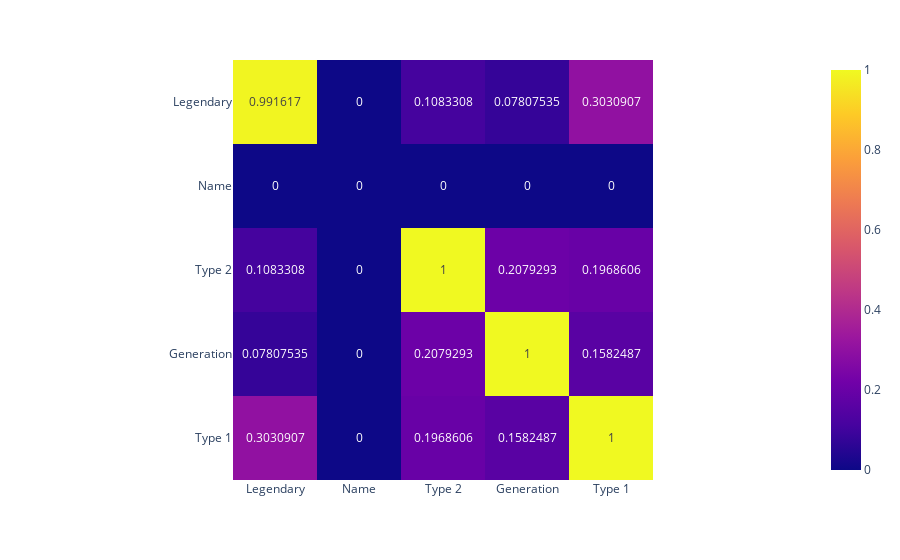

Notebook code for this chart:
### Markdown cell above
## Heatmaps for qualitative correlations

### Code cell
# git clone https://github.com/ayanatherate/dfcorrs.git
# cd dfcorrs 
# pip install -r requirements.txt

from dfcorrs.cramersvcorr import Cramers
cram=Cramers()
# cram.corr(df_pokemon)
cram.corr(df_pokemon, plot_htmp=True)

### Figure 1 — Plotly figure (JSON) as saved in the notebook; plotly's stock layout.template omitted (floating-point values rounded to 4 significant figures)
{"data": [{"coloraxis": "coloraxis", "hovertemplate": "x: %{x}<br>y: %{y}<br>color: %{z}<extra></extra>", "name": "0", "texttemplate": "%{z}", "type": "heatmap", "x": ["Legendary", "Name", "Type 2", "Generation", "Type 1"], "xaxis": "x", "y": ["Legendary", "Name", "Type 2", "Generation", "Type 1"], "yaxis": "y", "z": [[0.9916, 0.0, 0.1083, 0.07808, 0.3031], [0.0, 0.0, 0.0, 0.0, 0.0], [0.1083, 0.0, 1.0, 0.2079, 0.1969], [0.07808, 0.0, 0.2079, 1.0, 0.1582], [0.3031, 0.0, 0.1969, 0.1582, 1.0]]}], "layout": {"coloraxis": {"colorscale": [[0, "#0d0887"], [0.1111, "#46039f"], [0.2222, "#7201a8"], [0.3333, "#9c179e"], [0.4444, "#bd3786"], [0.5556, "#d8576b"], [0.6667, "#ed7953"], [0.7778, "#fb9f3a"], [0.8889, "#fdca26"], [1, "#f0f921"]]}, "margin": {"t": 60}, "xaxis": {"anchor": "y", "constrain": "domain", "domain": [0, 1], "scaleanchor": "y"}, "yaxis": {"anchor": "x", "autorange": "reversed", "constrain": "domain", "domain": [0, 1]}}}
